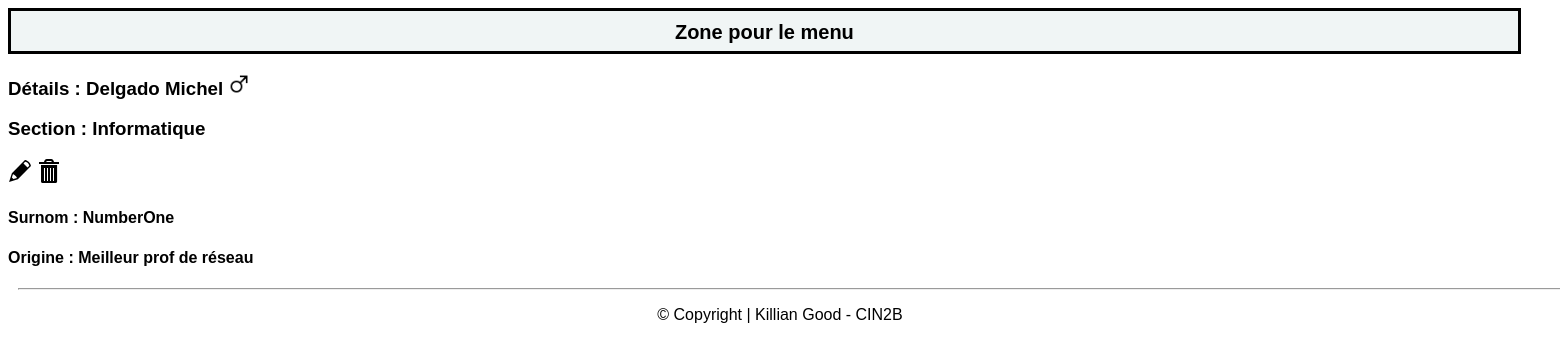
The page /Code/php/detail.php?idTeacher=3 on the database its author committed.
### tables this page shows
CREATE TABLE t_teacher(
	idTeacher int AUTO_INCREMENT PRIMARY KEY,
	teaFirstname varchar(50) NOT NULL,
	teaName varchar(50) NOT NULL,
	teaGender char(1) NOT NULL,
	teaNickname varchar(100) NOT NULL,
	teaOrigin varchar(255) NOT NULL);

CREATE TABLE t_teaches(
	fkteacher int NOT NULL,
	fksection int NOT NULL,
	CONSTRAINT fk_teacher_teaches_id FOREIGN KEY (fkteacher) REFERENCES t_teacher(idTeacher) ON DELETE CASCADE,
	CONSTRAINT fk_section_teaches_id FOREIGN KEY (fksection) REFERENCES t_section(idSection) ON DELETE CASCADE,
	PRIMARY KEY (fksection,fkteacher));

CREATE TABLE t_section(
	idSection int AUTO_INCREMENT PRIMARY KEY,
	secName varchar(30) NOT NULL);

### Code/php/Database.php (called while the page is built, shortened)
<?php
 class Database {
    private $connector;
    public function __construct(){
    try{
        $this->connector = new PDO("mysql:host=localhost;dbname=db_nickname_kilgood;charset=utf8", "dbNicknameUser", "grp2B_21");
        }catch(PDOException $e){
            die("<h1>Impossible de se connecter à la base de données</h1> erreur :". $e->getMessage());
        }
    }
    private function queryPrepareExecute($query, $binds){
        $req = $this->connector->prepare($query);
        foreach($binds as $bind){
            $req->bindValue($bind['field'], $bind['value'], $bind['type']);
        }
        $req->execute();
        return $req;
    }
    private function formatData($req){
        $results = $req->fetchALL(PDO::FETCH_ASSOC);
        return $results;
    }
    public function getOneTeacher($id){
        $query = "SELECT * FROM t_teacher WHERE idTeacher = :id";
        $binds = array(
            0 => array(
                'field' => ':id',
                'value' => $id,
                'type' => PDO::PARAM_INT
            )
        );
        $reqExecuted = $this->queryPrepareExecute($query, $binds);
        $results = $this->formatData($reqExecuted);
        return $results;
    }
    public function getOneTeacherSection($id){
        $query = "SELECT * FROM t_teaches JOIN t_teacher ON fkteacher = idTeacher JOIN t_section ON fksection = idSection WHERE idTeacher = :id";
        $binds = array(
            0 => array(
                'field' => ':id',
                'value' => $id,
                'type' => PDO::PARAM_INT
            )
        );
        $reqExecuted = $this->queryPrepareExecute($query, $binds);
        $results = $this->formatData($reqExecuted);
        return $results;
    }
}
?>

### Code/php/detail.php (the view, shortened to what this page needs)
<?php
require "database.php";
$db = new Database();
$id = $_GET["idTeacher"];
$teachers = $db->getOneTeacher($id);
$sections = $db->getOneTeacherSection($id);
?>
<!DOCTYPE html>
<html lang="fr">
    <head>
        <link href="../css/style.css" rel="stylesheet" type="text/css" />
    </head>
    <body>
    <a href="index.php" class="button">Zone pour le menu</a>
    <?php foreach($teachers as $teacher): ?>
        <h3>Détails : <?= $teacher["teaName"] ?><?= " ";?><?= $teacher["teaFirstname"] ?>
            <?php if($teacher["teaGender"] == "M")
            {
                echo '<img src="../../icons/maleGender.png" width"22px" height="22px" alt="icons">';
            }
            else
            {
                echo '<img src="../../icons/femaleGender.png" width"22px" height="22px" alt="icons">';
            }?>
        <?php foreach($sections as $section): ?>
        <p>Section : <?= $section["secName"] ?></p>
        <?php endforeach; ?>
        <div class="iconsDetail">
            <a href="updateTeacher.php?idTeacher=<?= $teacher["idTeacher"]; ?>"><img src="../../icons/edit.svg"></img></a>
            <a href="deleteTeacher.php?idTeacher=<?= $teacher["idTeacher"]; ?>" onclick="return confirm('Êtes vous sûr de voiloir supprimer l\'enseignant ?')"><img src="../../icons/trash.svg"></img></a>
        </div>
        <h4>Surnom : <?= $teacher["teaNickname"] ?></h4>
        <h4>Origine : <?= $teacher["teaOrigin"] ?></h4>
        <?php endforeach; ?>
    </body>
    <footer>
        <hr style="width:1900px;text-align:left;margin-left:0">
        <p>© Copyright | Killian Good - CIN2B</p>
    </footer>
</html>

### Code/css/style.css (style rules this page uses)
html { font-family: Arial, Helvetica, sans-serif; }
.button { background-color: #f0f5f5; border: none; color: black; padding-top: 10px; text-align: center; display: inline-block; height: 30px; font-weight: bold; text-decoration: none; border-style: solid; padding-left: 20px; padding-right: 20px; width: 95%; font-size: 20px; }
footer { left: 0; bottom: 0; text-align: fixed; text-align: center; padding-left: 10px; padding-right: 10px; }
img { text-align: right; }

### rows shown on the page
t_teacher: teaName "Delgado", teaFirstname "Michel", teaNickname "NumberOne", teaOrigin "Meilleur prof de réseau"
t_teaches: fksection.secName "Informatique"
